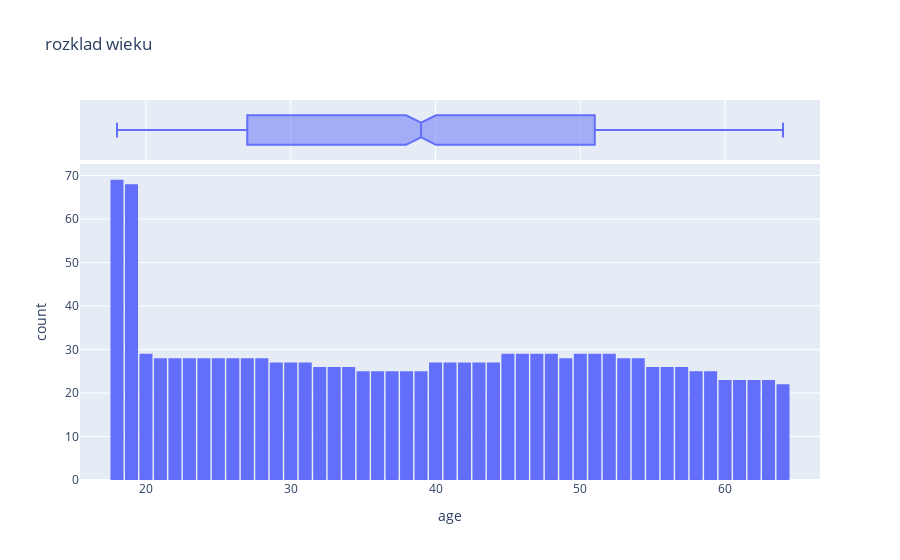

The code cell stored with this chart in its notebook:
### Code cell
fig = px.histogram(medical_df,
                   x='age',
                   marginal='box',
                   nbins=47,
                   title="rozklad wieku"
                   )
fig.update_layout(bargap=0.1)
fig.show()

### Figure 1 — Plotly figure (JSON) as saved in the notebook; plotly's stock layout.template omitted (floating-point values rounded to 4 significant figures; data arrays with more than 128 entries replaced by an {"elided": "..."} marker saying what was removed)
{"data": [{"alignmentgroup": "True", "bingroup": "x", "hovertemplate": "age=%{x}<br>count=%{y}<extra></extra>", "legendgroup": "", "marker": {"color": "#636efa", "pattern": {"shape": ""}}, "name": "", "nbinsx": 47, "offsetgroup": "", "orientation": "v", "showlegend": false, "type": "histogram", "x": {"elided": "1338 int values"}, "xaxis": "x", "yaxis": "y"}, {"alignmentgroup": "True", "hovertemplate": "age=%{x}<extra></extra>", "legendgroup": "", "marker": {"color": "#636efa"}, "name": "", "notched": true, "offsetgroup": "", "showlegend": false, "type": "box", "x": {"elided": "1338 int values"}, "xaxis": "x2", "yaxis": "y2"}], "layout": {"bargap": 0.1, "barmode": "relative", "legend": {"tracegroupgap": 0}, "title": {"text": "rozklad wieku"}, "xaxis": {"anchor": "y", "domain": [0, 1], "title": {"text": "age"}}, "xaxis2": {"anchor": "y2", "domain": [0, 1], "matches": "x", "showgrid": true, "showticklabels": false}, "yaxis": {"anchor": "x", "domain": [0, 0.8316], "title": {"text": "count"}}, "yaxis2": {"anchor": "x2", "domain": [0.8416, 1], "matches": "y2", "showgrid": false, "showline": false, "showticklabels": false, "ticks": ""}}}
